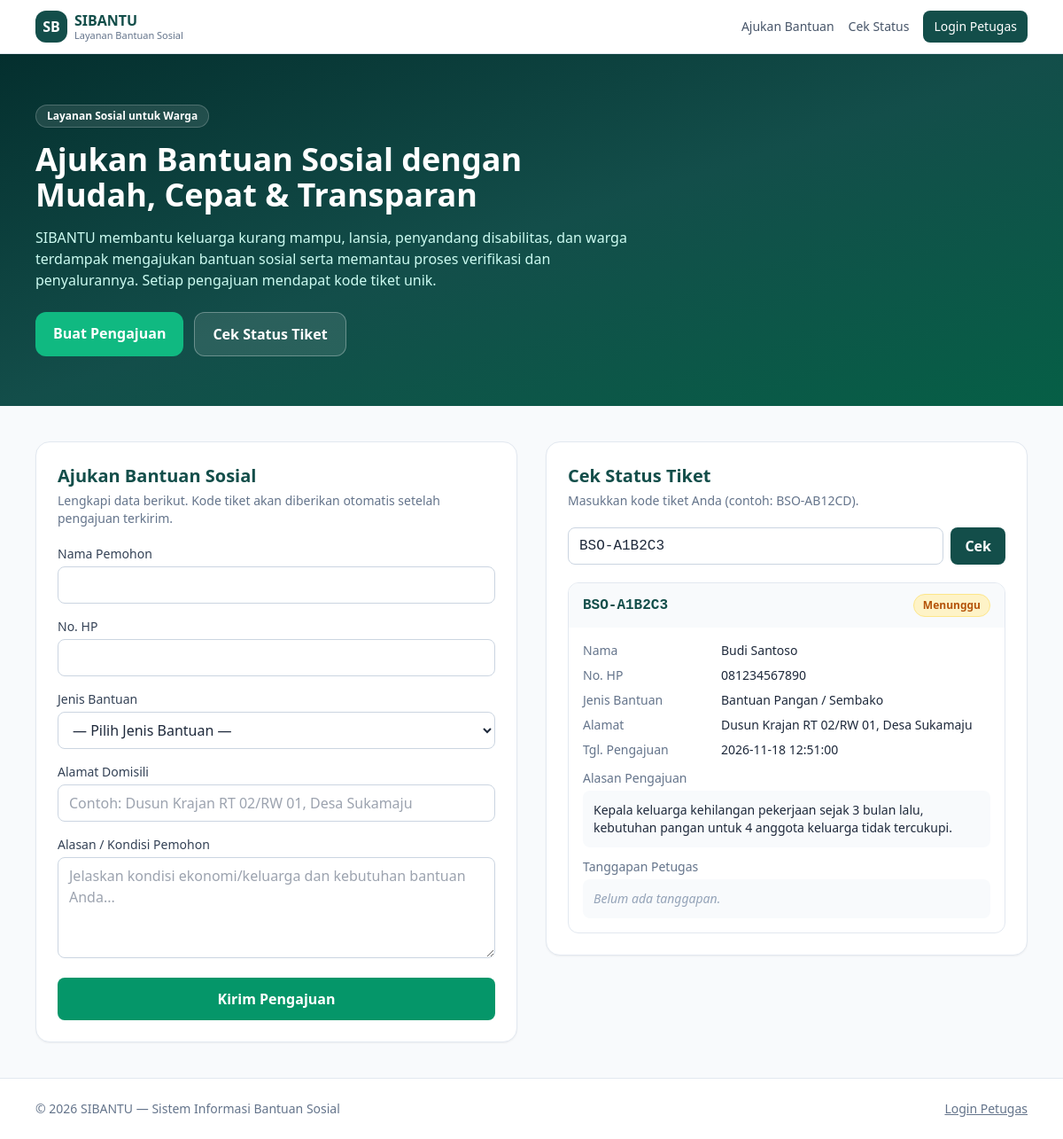
Screenshot of /index.php?kode_tiket=BSO-A1B2C3 with the database file from the repository.
### tables this page shows
CREATE TABLE IF NOT EXISTS `pengajuan` (
  `id` INT(11) NOT NULL AUTO_INCREMENT,
  `kode_tiket` VARCHAR(20) NOT NULL,
  `nama_pemohon` VARCHAR(100) NOT NULL,
  `no_hp` VARCHAR(20) NOT NULL,
  `id_jenis` INT(11) NOT NULL,
  `alamat` VARCHAR(255) NOT NULL,
  `alasan` TEXT NOT NULL,
  `status` ENUM('Menunggu','Diverifikasi','Disalurkan') NOT NULL DEFAULT 'Menunggu',
  `tanggapan` TEXT DEFAULT NULL,
  `created_at` TIMESTAMP NOT NULL DEFAULT CURRENT_TIMESTAMP,
  `updated_at` TIMESTAMP NOT NULL DEFAULT CURRENT_TIMESTAMP ON UPDATE CURRENT_TIMESTAMP,
  PRIMARY KEY (`id`),
  UNIQUE KEY `uk_kode_tiket` (`kode_tiket`),
  KEY `idx_status` (`status`),
  KEY `idx_jenis` (`id_jenis`),
  CONSTRAINT `fk_pengajuan_jenis`
    FOREIGN KEY (`id_jenis`) REFERENCES `jenis_bantuan` (`id`)
    ON UPDATE CASCADE ON DELETE RESTRICT
);

CREATE TABLE IF NOT EXISTS `jenis_bantuan` (
  `id` INT(11) NOT NULL AUTO_INCREMENT,
  `nama_jenis` VARCHAR(100) NOT NULL,
  `created_at` TIMESTAMP NOT NULL DEFAULT CURRENT_TIMESTAMP,
  PRIMARY KEY (`id`),
  UNIQUE KEY `uk_nama_jenis` (`nama_jenis`)
);

### index.php (the view, shortened to what this page needs)
<?php
require_once 'koneksi.php';
$hasil_cek = null;
if (isset($_GET['kode_tiket']) && trim($_GET['kode_tiket']) !== '') {
    $kode_cek = mysqli_real_escape_string($koneksi, trim($_GET['kode_tiket']));
    $q = "SELECT p.*, k.nama_jenis
          FROM pengajuan p
          LEFT JOIN jenis_bantuan k ON p.id_jenis = k.id
          WHERE p.kode_tiket = '$kode_cek' LIMIT 1";
    $res = mysqli_query($koneksi, $q);
    if ($res && mysqli_num_rows($res) > 0) {
        $hasil_cek = mysqli_fetch_assoc($res);
    } else {
        $cek_error = 'Kode tiket tidak ditemukan. Periksa kembali kode Anda.';
    }
}
function badge_status($status) {
    if ($status === 'Menunggu') return 'bg-amber-100 text-amber-700 border-amber-200';
    return 'bg-slate-100 text-slate-600 border-slate-200';
}
?>
<!DOCTYPE html>
<html lang="id">
<head>
<script src="https://cdn.tailwindcss.com"></script>
</head>
<body class="bg-slate-50 text-slate-800 font-sans">
<nav class="bg-white border-b border-slate-200 sticky top-0 z-40">
  <div class="max-w-6xl mx-auto px-4 py-3 flex items-center justify-between">
    <div class="flex items-center gap-2">
      <div class="w-9 h-9 rounded-xl bg-teal-900 text-white flex items-center justify-center font-bold">SB</div>
      <div>
        <div class="font-bold text-teal-900 leading-tight">SIBANTU</div>
        <div class="text-[11px] text-slate-500 leading-tight">Layanan Bantuan Sosial</div>
      </div>
    </div>
    <div class="flex items-center gap-4 text-sm">
      <a href="#form-pengajuan" class="hidden sm:inline text-slate-600 hover:text-teal-900">Ajukan Bantuan</a>
      <a href="#cek-status" class="hidden sm:inline text-slate-600 hover:text-teal-900">Cek Status</a>
      <a href="login.php" class="px-3 py-2 rounded-lg bg-teal-900 text-white hover:bg-teal-800 transition">Login Petugas</a>
    </div>
  </div>
</nav>
<header class="bg-gradient-to-br from-teal-950 via-teal-900 to-emerald-800 text-white">
  <div class="max-w-6xl mx-auto px-4 py-14">
    <span class="inline-block text-xs font-semibold bg-white/10 border border-white/20 px-3 py-1 rounded-full mb-4">Layanan Sosial untuk Warga</span>
    <h1 class="text-3xl sm:text-4xl font-bold leading-tight max-w-2xl">Ajukan Bantuan Sosial dengan Mudah, Cepat & Transparan</h1>
    <p class="mt-4 text-teal-100 max-w-2xl">SIBANTU membantu keluarga kurang mampu, lansia, penyandang disabilitas, dan warga terdampak mengajukan bantuan sosial serta memantau proses verifikasi dan penyalurannya. Setiap pengajuan mendapat kode tiket unik.</p>
    <div class="mt-6 flex flex-wrap gap-3">
      <a href="#form-pengajuan" class="px-5 py-3 rounded-xl bg-emerald-500 hover:bg-emerald-400 font-semibold transition">Buat Pengajuan</a>
      <a href="#cek-status" class="px-5 py-3 rounded-xl bg-white/10 border border-white/30 hover:bg-white/20 font-semibold transition">Cek Status Tiket</a>
    </div>
  </div>
</header>
<main class="max-w-6xl mx-auto px-4 py-10 space-y-10">
  <div class="grid lg:grid-cols-2 gap-8">
    <section id="form-pengajuan" class="bg-white rounded-2xl border border-slate-200 shadow-sm p-6">
      <h2 class="text-xl font-bold text-teal-900">Ajukan Bantuan Sosial</h2>
      <p class="text-sm text-slate-500 mt-1 mb-5">Lengkapi data berikut. Kode tiket akan diberikan otomatis setelah pengajuan terkirim.</p>
      <form method="POST" action="index.php#form-pengajuan" class="space-y-4">
        <div>
          <label class="block text-sm font-medium text-slate-700 mb-1">Nama Pemohon</label>
          <input type="text" name="nama_pemohon" value="<?= htmlspecialchars($_POST['nama_pemohon'] ?? '') ?>" required
                 class="w-full rounded-lg border border-slate-300 px-3 py-2 focus:outline-none focus:ring-2 focus:ring-teal-500">
        </div>
        <div>
          <label class="block text-sm font-medium text-slate-700 mb-1">No. HP</label>
          <input type="text" name="no_hp" value="<?= htmlspecialchars($_POST['no_hp'] ?? '') ?>" required
                 class="w-full rounded-lg border border-slate-300 px-3 py-2 focus:outline-none focus:ring-2 focus:ring-teal-500">
        </div>
        <div>
          <label class="block text-sm font-medium text-slate-700 mb-1">Jenis Bantuan</label>
          <select name="id_jenis" required class="w-full rounded-lg border border-slate-300 px-3 py-2 bg-white focus:outline-none focus:ring-2 focus:ring-teal-500">
            <option value="">— Pilih Jenis Bantuan —</option>
          </select>
        </div>
        <div>
          <label class="block text-sm font-medium text-slate-700 mb-1">Alamat Domisili</label>
          <input type="text" name="alamat" value="<?= htmlspecialchars($_POST['alamat'] ?? '') ?>" required placeholder="Contoh: Dusun Krajan RT 02/RW 01, Desa Sukamaju"
                 class="w-full rounded-lg border border-slate-300 px-3 py-2 focus:outline-none focus:ring-2 focus:ring-teal-500">
        </div>
        <div>
          <label class="block text-sm font-medium text-slate-700 mb-1">Alasan / Kondisi Pemohon</label>
          <textarea name="alasan" rows="4" required placeholder="Jelaskan kondisi ekonomi/keluarga dan kebutuhan bantuan Anda..."
                    class="w-full rounded-lg border border-slate-300 px-3 py-2 focus:outline-none focus:ring-2 focus:ring-teal-500"><?= htmlspecialchars($_POST['alasan'] ?? '') ?></textarea>
        </div>
        <button type="submit" name="kirim_pengajuan" class="w-full rounded-lg bg-emerald-600 hover:bg-emerald-500 text-white font-semibold py-3 transition">
          Kirim Pengajuan
        </button>
      </form>
    </section>
    <section id="cek-status" class="bg-white rounded-2xl border border-slate-200 shadow-sm p-6 h-fit">
      <h2 class="text-xl font-bold text-teal-900">Cek Status Tiket</h2>
      <p class="text-sm text-slate-500 mt-1 mb-5">Masukkan kode tiket Anda (contoh: BSO-AB12CD).</p>
      <form method="GET" action="index.php#cek-status" class="flex gap-2">
        <input type="text" name="kode_tiket" value="<?= htmlspecialchars($_GET['kode_tiket'] ?? '') ?>" required placeholder="BSO-XXXXXX"
               class="flex-1 rounded-lg border border-slate-300 px-3 py-2 font-mono focus:outline-none focus:ring-2 focus:ring-teal-500">
        <button type="submit" class="px-4 py-2 rounded-lg bg-teal-900 hover:bg-teal-800 text-white font-semibold transition">Cek</button>
      </form>
      <?php if ($hasil_cek): ?>
        <div class="mt-5 border border-slate-200 rounded-xl overflow-hidden">
          <div class="bg-slate-50 px-4 py-3 flex items-center justify-between">
            <span class="font-mono font-bold text-teal-900"><?= htmlspecialchars($hasil_cek['kode_tiket']) ?></span>
            <span class="text-xs font-semibold px-2.5 py-1 rounded-full border <?= badge_status($hasil_cek['status']) ?>"><?= htmlspecialchars($hasil_cek['status']) ?></span>
          </div>
          <div class="p-4 space-y-3 text-sm">
            <div class="grid grid-cols-3 gap-2">
              <span class="text-slate-500">Nama</span><span class="col-span-2 font-medium"><?= htmlspecialchars($hasil_cek['nama_pemohon']) ?></span>
              <span class="text-slate-500">No. HP</span><span class="col-span-2 font-medium"><?= htmlspecialchars($hasil_cek['no_hp']) ?></span>
              <span class="text-slate-500">Jenis Bantuan</span><span class="col-span-2 font-medium"><?= htmlspecialchars($hasil_cek['nama_jenis'] ?? '-') ?></span>
              <span class="text-slate-500">Alamat</span><span class="col-span-2 font-medium"><?= htmlspecialchars($hasil_cek['alamat']) ?></span>
              <span class="text-slate-500">Tgl. Pengajuan</span><span class="col-span-2 font-medium"><?= htmlspecialchars($hasil_cek['created_at'] ?? '-') ?></span>
            </div>
            <div>
              <div class="text-slate-500 mb-1">Alasan Pengajuan</div>
              <div class="bg-slate-50 rounded-lg p-3 whitespace-pre-line"><?= htmlspecialchars($hasil_cek['alasan']) ?></div>
            </div>
            <div>
              <div class="text-slate-500 mb-1">Tanggapan Petugas</div>
              <?php if (!empty($hasil_cek['tanggapan'])): ?>
                <div class="bg-emerald-50 border border-emerald-200 rounded-lg p-3 whitespace-pre-line text-emerald-900"><?= htmlspecialchars($hasil_cek['tanggapan']) ?></div>
              <?php else: ?>
                <div class="bg-slate-50 rounded-lg p-3 text-slate-400 italic">Belum ada tanggapan.</div>
              <?php endif; ?>
            </div>
          </div>
        </div>
      <?php endif; ?>
    </section>
  </div>
</main>
<footer class="border-t border-slate-200 bg-white">
  <div class="max-w-6xl mx-auto px-4 py-6 flex flex-col sm:flex-row items-center justify-between gap-3 text-sm text-slate-500">
    <span>&copy; <?= date('Y') ?> SIBANTU — Sistem Informasi Bantuan Sosial</span>
    <a href="login.php" class="hover:text-teal-900 underline">Login Petugas</a>
  </div>
</footer>
</body>
</html>

### rows the page displays
pengajuan: kode_tiket "BSO-A1B2C3", status "Menunggu", nama_pemohon "Budi Santoso", no_hp "081234567890", id_jenis.nama_jenis "Bantuan Pangan / Sembako", alamat "Dusun Krajan RT 02/RW 01, Desa Sukamaju", created_at "2026-11-18 12:51:00", alasan "Kepala keluarga kehilangan pekerjaan sejak 3 bulan lalu, kebutuhan pangan untuk 4 anggota keluarga tidak tercukupi."
